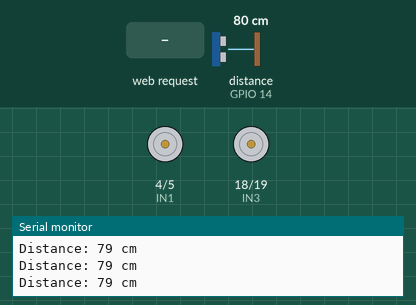
A sketch run on a simulated ESP32. Shown: motor-driver pin pairs drawn as motors (green arrow = first pin HIGH = forward, orange = second pin HIGH = backward, longer = more drive, scaled by the enable pin), the last lines printed to the serial monitor. Wiring (inferred from the names in the program): ultrasonic range finder: trigger GPIO 12; echo GPIO 14. Inputs (shaded band) come from the test bench; at power-on: distance to the obstacle (sensor on GPIO 14) 80 cm. The echo pulse lasts 58.3 µs per cm.

Above: at 1.2 s.
1.3 s: HTTP request GET /forward received
At 2.5 s:
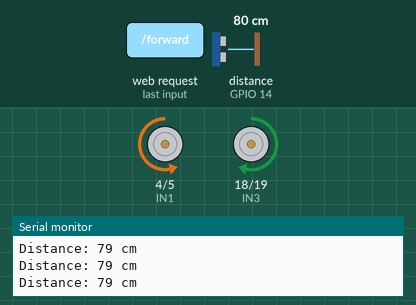
2.8 s: distance to the obstacle (sensor on GPIO 14) set to 2 cm
At 3.9 s:
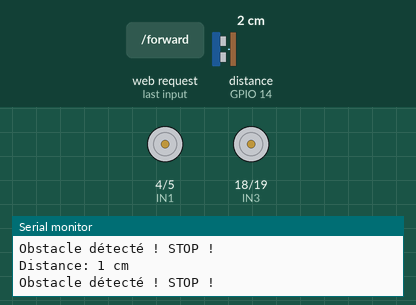
4.3 s: HTTP request GET /backward received
At 4.7 s:
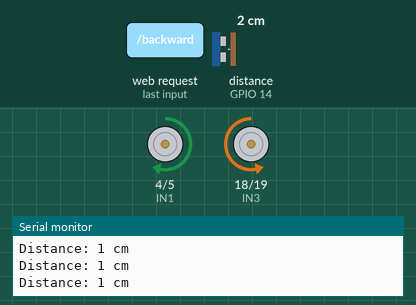
5.8 s: HTTP request GET /left received
At 6.3 s:
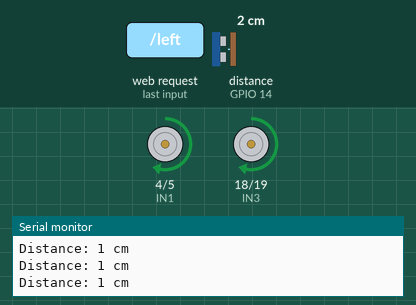
7.3 s: HTTP request GET /right received
At 7.8 s:
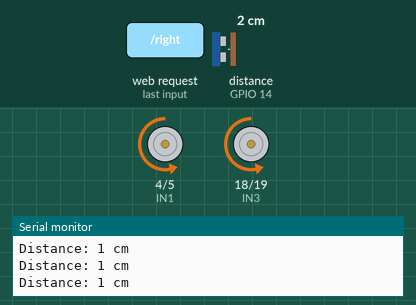
8.8 s: HTTP request GET /stop received
At 9.4 s:
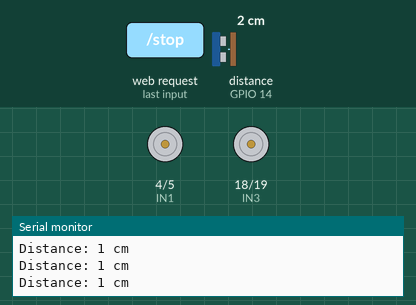
Timing chart, 0 to 11.3 s (numbered marks = the images above; inputs shaded):
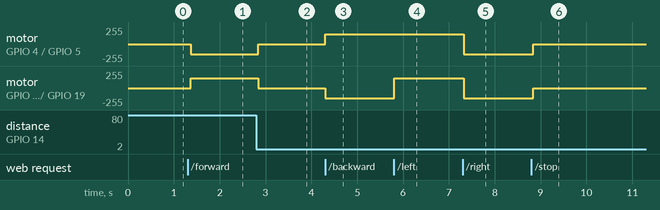

The sketch:

voiture.ino
```cpp
#include <WiFi.h>
#include <ESPAsyncWebServer.h>

// Moteur
#define ENA 2
#define IN1 4
#define IN2 5
#define IN3 18
#define IN4 19
#define ENB 21
int Speed = 150;

// Capteur Ultrasonique
#define TRIG_PIN 12
#define ECHO_PIN 14
long duration;
int distance;

// WiFi AP
const char *ssid = "ESP-Car";
const char *password = "12345678";

AsyncWebServer server(80);

// Variables de contrôle
String currentAction = "stop";

void setup() {
  Serial.begin(115200);

  // WiFi Access Point
  WiFi.softAP(ssid, password);
  Serial.println("AP actif. IP : " + WiFi.softAPIP().toString());

  // Pins moteurs
  pinMode(ENA, OUTPUT);
  pinMode(IN1, OUTPUT);
  pinMode(IN2, OUTPUT);
  pinMode(IN3, OUTPUT);
  pinMode(IN4, OUTPUT);
  pinMode(ENB, OUTPUT);

  // Pins capteur ultrason
  pinMode(TRIG_PIN, OUTPUT);
  pinMode(ECHO_PIN, INPUT);

  // Routes web
  server.on("/", HTTP_GET, [](AsyncWebServerRequest *request){
    request->send(200, "text/html", getHTML());
  });

  server.on("/forward", HTTP_GET, [](AsyncWebServerRequest *request){
    currentAction = "forward";
    request->send(200, "text/plain", "Forward");
  });

  server.on("/backward", HTTP_GET, [](AsyncWebServerRequest *request){
    currentAction = "backward";
    request->send(200, "text/plain", "Backward");
  });

  server.on("/left", HTTP_GET, [](AsyncWebServerRequest *request){
    currentAction = "left";
    request->send(200, "text/plain", "Left");
  });

  server.on("/right", HTTP_GET, [](AsyncWebServerRequest *request){
    currentAction = "right";
    request->send(200, "text/plain", "Right");
  });

  server.on("/stop", HTTP_GET, [](AsyncWebServerRequest *request){
    currentAction = "stop";
    request->send(200, "text/plain", "Stop");
  });

  server.on("/distance", HTTP_GET, [](AsyncWebServerRequest *request){
    request->send(200, "text/plain", String(getDistanceCM()));
  });

  server.begin();
}

void loop() {
  distance = getDistanceCM();
  Serial.print("Distance: ");
  Serial.print(distance);
  Serial.println(" cm");

  // Sécurité collision
  if (distance < 15 && currentAction == "forward") {
    carStop();
    Serial.println("Obstacle détecté ! STOP !");
    return;
  }

  // Exécution action
  if (currentAction == "forward") carForward();
  else if (currentAction == "backward") carBackward();
  else if (currentAction == "left") carLeft();
  else if (currentAction == "right") carRight();
  else carStop();

  delay(100);
}

// Fonction distance
int getDistanceCM() {
  digitalWrite(TRIG_PIN, LOW);
  delayMicroseconds(2);
  digitalWrite(TRIG_PIN, HIGH);
  delayMicroseconds(10);
  digitalWrite(TRIG_PIN, LOW);

  duration = pulseIn(ECHO_PIN, HIGH, 30000); // timeout 30ms
  int dist = duration * 0.034 / 2;
  return dist;
}

// Fonctions moteur
void carForward() {
  analogWrite(ENA, Speed);
  analogWrite(ENB, Speed);
  digitalWrite(IN1, LOW);
  digitalWrite(IN2, HIGH);
  digitalWrite(IN3, HIGH);
  digitalWrite(IN4, LOW);
}

void carBackward() {
  analogWrite(ENA, Speed);
  analogWrite(ENB, Speed);
  digitalWrite(IN1, HIGH);
  digitalWrite(IN2, LOW);
  digitalWrite(IN3, LOW);
  digitalWrite(IN4, HIGH);
}

void carLeft() {
  analogWrite(ENA, Speed);
  analogWrite(ENB, Speed);
  digitalWrite(IN1, HIGH);
  digitalWrite(IN2, LOW);
  digitalWrite(IN3, HIGH);
  digitalWrite(IN4, LOW);
}

void carRight() {
  analogWrite(ENA, Speed);
  analogWrite(ENB, Speed);
  digitalWrite(IN1, LOW);
  digitalWrite(IN2, HIGH);
  digitalWrite(IN3, LOW);
  digitalWrite(IN4, HIGH);
}

void carStop() {
  digitalWrite(IN1, LOW);
  digitalWrite(IN2, LOW);
  digitalWrite(IN3, LOW);
  digitalWrite(IN4, LOW);
}

// Page HTML
String getHTML() {
  return R"rawliteral(
  <!DOCTYPE html>
  <html>
  <head>
    <meta name="viewport" content="width=device-width, initial-scale=1">
    <title>ESP32 Car</title>
    <style>
      button { font-size: 20px; padding: 15px; margin: 5px; width: 120px; }
      .row { margin-bottom: 10px; }
    </style>
  </head>
  <body>
    <h2>ESP32 Car Control</h2>
    <p>Distance: <span id="distance">...</span> cm</p>
    <div class="row"><button onclick="send('forward')">Avancer</button></div>
    <div class="row">
      <button onclick="send('left')">Gauche</button>
      <button onclick="send('stop')">Stop</button>
      <button onclick="send('right')">Droite</button>
    </div>
    <div class="row"><button onclick="send('backward')">Reculer</button></div>

    <script>
      function send(cmd) {
        fetch('/' + cmd);
      }

      setInterval(() => {
        fetch('/distance')
          .then(res => res.text())
          .then(data => {
            document.getElementById("distance").innerText = data;
          });
      }, 500);
    </script>
  </body>
  </html>
  )rawliteral";
}
```

Measured:
- after the input at 1.3 s, motor on GPIO 4 (IN1) / GPIO 5 (IN2): stopped → backward 150/255 after 0.07 s; motor on GPIO 18 (IN3) / GPIO 19 (IN4): stopped → forward 150/255 after 0.07 s
- after the input at 2.8 s, motor on GPIO 4 (IN1) / GPIO 5 (IN2): backward 150/255 → stopped at once; motor on GPIO 18 (IN3) / GPIO 19 (IN4): forward 150/255 → stopped at once
- after the input at 4.3 s, motor on GPIO 4 (IN1) / GPIO 5 (IN2): stopped → forward 150/255 at once; motor on GPIO 18 (IN3) / GPIO 19 (IN4): stopped → backward 150/255 at once
- after the input at 5.8 s, motor on GPIO 18 (IN3) / GPIO 19 (IN4): backward 150/255 → forward 150/255 at once
- after the input at 7.3 s, motor on GPIO 4 (IN1) / GPIO 5 (IN2), motor on GPIO 18 (IN3) / GPIO 19 (IN4): forward 150/255 → backward 150/255 at once
- after the input at 8.8 s, motor on GPIO 4 (IN1) / GPIO 5 (IN2), motor on GPIO 18 (IN3) / GPIO 19 (IN4): backward 150/255 → stopped at once
